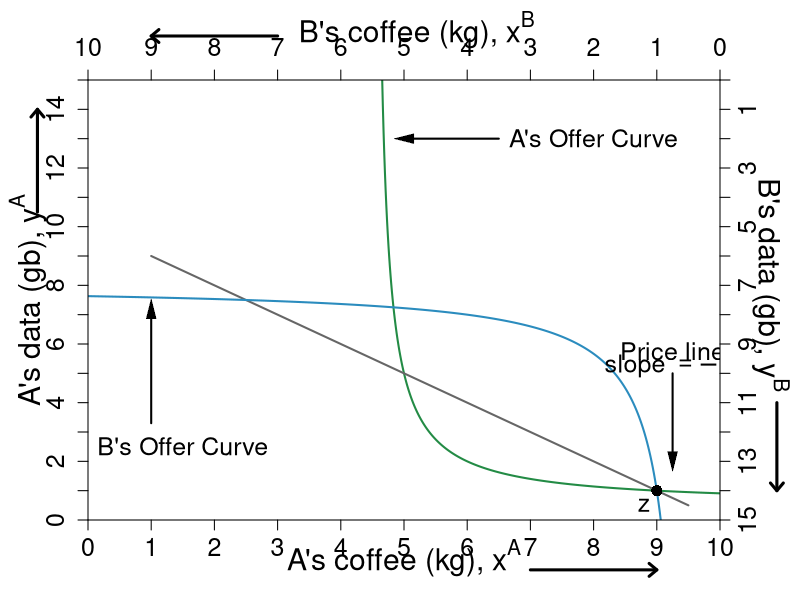

The R script that drew this image:
#' Graph Designer: Simon Halliday, Scott Cohn
#' Authors: Bowles and Halliday
#' Title: Coordination, Conflict and Competition: A Text in Microeconomics

library("shape")

pdf(file = "what_can_markets_do/property_walras_baseline_2.pdf", width = 9, height = 7)

# Set parameters for graphics
axislabelsize <- 1.8
labelsize <- 1.5
namesize <- 1.8
annotatesize <- 1.5
graphlinewidth <- 2
segmentlinewidth <- 1.5

COL <- c("#7fc97f", "#beaed4", "#fdc086", "#ffff99", "#386cb0", "#f0027f", "#bf5b17", "#666666")
COLA <- c("#e0f3db", "#99d8c9","#66c2a4","#41ae76", "#238b45", "#005824")
COLB <- c("#c6dbef", "#4eb3d3", "#2b8cbe", "#0868ac","#084081")
COLC <- c("#fcfbfd", "#efedf5", "#dadaeb", "#bcbddc", "#9e9ac8", "#807dba", "#6a51a3", "#54278f", "#3f007d")
grays <- gray.colors(25, start = 1, end = 0, alpha = 1)


uA <- function(xA, yA, alpha = 0.5){
  ((xA)^alpha)*((yA)^(1 - alpha))
}

uB <- function(xA, yA, alpha = 0.5){
  ((10-xA)^alpha)*((15-yA)^(1 - alpha))
}

indiffcurveA1 <- function(x, U = 4, A = 1, a = 0.5) {
  ((((U-2)/A)*(1/x)^a)^(1/(1-a)))
}

indiffcurveA2 <- function(x, U = 4, A = 1, a = 0.5) {
  (((U/A)*(1/x)^a)^(1/(1-a)))
}

indiffcurveA3 <- function(x, U = 5.715476, A = 1, a = 0.5) {
  (((U/A)*(1/x)^a)^(1/(1 - a)))
}

indiffcurveA4 <- function(x, U = 6.984164, A = 1, a = 0.5) {
  ((((U)/A)*(1/x)^a)^(1/(1 - a)))
}

paretoEC <- function(x) {
  (3/2)*x
}

OfferCurveA <- function(x) {
  # x/(x  - 4)
  x / (2*x - 9)
}

PriceLine <- function(x, intercept = 10, slope = 1) {
  intercept - slope*x 
}

mrsplot <- function(x) {
  (13/2)*(x/(9 - x)^2)
  
}

OfferCurveB <- function(x) {
  #15 - (14/2)*(10 - x)/(9 - x)
  (145 - 16*x) / (19 - 2*x)
}

WalrasPrice <- function(x) {
  14 - (3/2)*x
}

#Deriving the offer curves: let py = 1
#wA = 8px + 2py = 8px + 2; Demand: x = w/2px => x = 4 + 1/px => px = 1/(x - 4)
#Offer curve is y = px*x => (1/(x-4))*x = x/(x-4) defined for x neq 4
#wA = 2px + 13py = 2px + 13; Demand: x = w/2px => x = 1 + 13/2px => px = 13/2(x - 1)
#B's Offer curve is y = px*x => (13/2)(1/(x-1))*x = (13/2)(x/(x-1)
#Therefore in terms of yA and xA:
#15 - y = (13/2)*(10 - x)/(10 - x - 1)
#Therefore y = 15 - (13/2)*(10-x)/(9 - x) defined for x neq 9
#The tangency of the indifference curve and the offer curve gives mrsplot
#Where mrsplot equals that offer curve, we get x = (3/17)*(51 - sqrt(221)) = 6.376576; 
#So y = 6.022321; therefore u = (6.376576^0.5)*(6.022321^0.5)

indiffcurveBneg1 <- function(x, U = 5.09, A = 1, a = 0.5) {
  15 - (((U/A)*(1/(10 - x))^a)^(1/(1-a)))
}

indiffcurveBneg2 <- function(x, U = 6.531973, A = 1, a = 0.5) {
  15 - (((U/A)*(1/(10 - x))^a)^(1/(1-a)))
}

#Aisha happens to have found 8 apples and 2 oranges, 
#and Betty happens to have found 2 apples and 13 oranges. 
#Aisha's utility (8^0.5)*(2^0.5) = 4
#Betty's utility (2^0.5)*(13^0.5) = 5.09



par(mar =  c(4, 4.4, 4, 4))
xlims <- c(0, 10)
ylims <- c(0, 15)
xlims2 <- c(10, 0)
ylims2 <- c(15, 0)

plot(0, 0, xlim = xlims, ylim = ylims, type = "n",
     xlab = "",
     ylab = "", 
     xaxt = "n", 
     yaxt = "n", 
     cex.lab = axislabelsize, 
     bty = "n",
     xaxs = "i", 
     yaxs = "i")

text(0.5*xlims[2], -1.3, expression(paste("A's coffee (kg), ", x^A)), xpd = TRUE, cex = axislabelsize) 
text(-0.95, 0.5*ylims[2], expression(paste("A's data (gb), ", y^A)), xpd = TRUE, cex = axislabelsize, srt = 90) 


npts <- 500 
npts2 <- 501

#Specify the sequences of points for graphing. 
xx1 <- seq(xlims[1], xlims[2], length.out = npts)
yy1 <- indiffcurveA2(xx1, U = 4, A = 1, a = 0.5)
yy2 <- indiffcurveA2(xx1)

#I need something like xx1 with npts for 
xx2 <- seq(4.5, xlims[2], length.out = npts)
xx3 <- seq(xlims[1], 9.1, length.out = npts)
xx4 <- seq(1, 9.5, length.out = npts)

#Draw the lines for the graphs

# lines(xx1, indiffcurveA2(xx1, U = uA(5, 5)), col = COLA[3], lwd = graphlinewidth)
# lines(xx1, indiffcurveA2(xx1, U = uA(2.5, 7.5)), col = COLA[3], lwd = graphlinewidth)
# 
lines(xx2, OfferCurveA(xx2), col = COLA[5], lwd = graphlinewidth)
# 
# 
# lines(xx1, indiffcurveBneg1(xx1, U = uB(2.5, 7.5)), col = COLB[2], lwd = graphlinewidth)
# lines(xx1, indiffcurveBneg1(xx1, U = uB(5, 5)), col = COLB[2], lwd = graphlinewidth)
# 
# 
lines(xx4, PriceLine(xx4, intercept = 10, slope = 1), col = COL[8], lwd = graphlinewidth)
# 
lines(xx3, OfferCurveB(xx3), col = COLB[3], lwd = graphlinewidth)

#Customize ticks and labels for the plot
ticksy <- seq(from = 0, to = 15, by = 1)
ylabels <- seq(from = 0, to = 15, by = 1)
ticksx <- seq(from = 0, to = 10, by = 1)
xlabels <- seq(from = 0, to = 10, by = 1)
axis(1, at = ticksx, pos = 0, labels = xlabels, cex.axis = labelsize)
axis(2, at = ticksy, pos = 0, labels = ylabels, las = 0, cex.axis = labelsize)

#Add arrows:
arrows(-0.8, 10.5, -0.8, 14, xpd = TRUE, length=0.1,angle=40,lwd=3)
arrows(7, -1.7, 9, -1.7, xpd = TRUE, length=0.1,angle=40,lwd=3)


# #Annotation of the three graphs and the NE
# text(1.45, 14.5, expression(u[1]^A))
# text(1.9, 14.5, expression(u[2]^A))
# 
# points(2.5, 7.5, pch = 16, col = "black", cex = 1.5)
# text(2.7, 7.75, expression(h))
# 
# points(5, 5, pch = 16, col = "black", cex = 1.5)
# text(5.2, 5.25, expression(i))
# 
text(9.25, 5.75, expression("Price line"), cex = labelsize)
text(9.25, 5.25, expression(paste("slope ", phantom() == -p[i])), cex = labelsize)
Arrows(9.25, 5, 9.25, 2, col = "black", lty = 1, lwd = 2, arr.type = "triangle", arr.lwd = 0.5)
# 
# #Label B's offer curve
text(1.5, 2.5, expression("B's Offer Curve"), cex = labelsize)
Arrows(1, 3.3, 1, 7.2, col = "black", lty = 1, lwd = 2, arr.type = "triangle", arr.lwd = 0.5)
# 
# # Price Line
text(8, 13, expression(paste("A's Offer Curve")), cex = labelsize)
Arrows(6.5, 13, 5, 13, col = "black", lty = 1, lwd = 2, arr.type = "triangle", arr.lwd = 0.5)


#Set up second axes and labels
par(new = TRUE)

#Use the same x and ylims as previously, but with locations switched
xlims2 <- c(10, 0)
ylims2 <- c(15, 0)

#Leave the ylab and xlab blank to ensure no axes titles
plot(0, 0, xlim = xlims2, ylim = ylims2, type = "n",
     xlab = expression(paste("")),
     ylab = expression(paste("")),
     xaxt = "n", 
     yaxt = "n", 
     cex.lab = 1.3, 
     bty = "n",
     xaxs = "i", 
     yaxs = "i")

#Set up axes at sides 3 and 4 (top and right)
axis(side = 3, at = ticksx, pos = 0, labels = xlabels, cex.axis = labelsize)
axis(side = 4, at = ticksy, pos = 0, labels = ylabels, las = 0, cex.axis = labelsize)
text(4.8, -1.7, expression(paste("B's coffee (kg), ", x^B)), xpd = TRUE, cex = axislabelsize) 
text(-0.8, 7, expression(paste("B's data (gb), ", y^B)), xpd = TRUE, cex = axislabelsize, srt = 270) 

#Add arrows:
arrows(-0.9, 11, -0.9, 14, xpd = TRUE, length = 0.1, angle = 40, lwd = 3)
arrows(7, -1.5, 9, -1.5, xpd = TRUE, length = 0.1, angle = 40, lwd = 3)


#Functions for B's indifference curves
indiffcurveB1 <- function(x, U = 5.09, A = 1, a = 0.5) {
  ((((U-2)/A)*(1/x)^a)^(1/(1-a)))
}

indiffcurveB2 <- function(x, U = 5.09, A = 1, a = 0.5) {
  (((U/A)*(1/x)^a)^(1/(1-a)))
}

indiffcurveB3 <- function(x, U = 5.703502, A = 1, a = 0.5) {
  ((((U)/A)*(1/x)^a)^(1/(1-a)))
}

indiffcurveB4 <- function(x, U = 8.244574, A = 1, a = 0.5) {
  ((((U)/A)*(1/x)^a)^(1/(1-a)))
}



#Label B's indifference curves
# text(9.1, 5.1, expression(u[1]^B))
# text(9.1, 6.6, expression(u[2]^B))


#Add a point for the initial endowment
points(1, 14, pch = 16, col = "black", cex = 1.5)
text(1.2, 14.5, expression(z), cex = labelsize)




#Label a point on the middle of the curve
#points(5, 7.5, pch = 16, col = "black", cex = 1.5)
#text(5, 7, expression(i))

#(5^0.5)*(7.5^0.5) = 6.123724

#Add point for comparison to participation constraint
#points(6.2, 1.55, pch = 16, col = "black", cex = 1.5)
#text(6.1, 1.2, expression(d))


#Calculate TIOLI power allocation for B
#mrs(x,y) => pareto efficient curve is (3/2)x = y
#A's initital utility is 4 = u(8,2) = (8^0.5)*(2^0.5)
#Therefore substitute in the contract curve u_e^A = 4 = (x^A)^(0.5)(3/2*x^A)^0.5
# => x^A = 4/((3/2)^0.5) = 3.27 => x^B = 6.73
# => y^A = 3/2(x^A) = 4.9 => y^B = 10.1

#Add point g for B's TIOLI power
# points(6.73, 10.1, pch = 16, col = "black", cex = 1.5)
# text(6.73, 10.6, expression(g))

#Calculate TIOLI power allocation for A
#mrs(x,y) => pareto efficient curve is (3/2)x = y
#A's initital utility is 4 = u(8,2) = (8^0.5)*(2^0.5)
#Therefore substitute in the contract curve u_e^A = 4 = (x^A)^(0.5)(3/2*x^A)^0.5
# => x^B = 5.09/((3/2)^0.5) = 4.16 => x^A = 5.84
# => y^B = 3/2(x^B) = 6.23 => y^A = 8.77 
#=> u^A = (5.84^0.5)*(8.77^0.5) = 7.156591
#Add point f for A's TIOLI power
# points(4.16, 6.23, pch = 16, col = "black", cex = 1.5)
# text(4.16, 5.8, expression(f))



dev.off()
